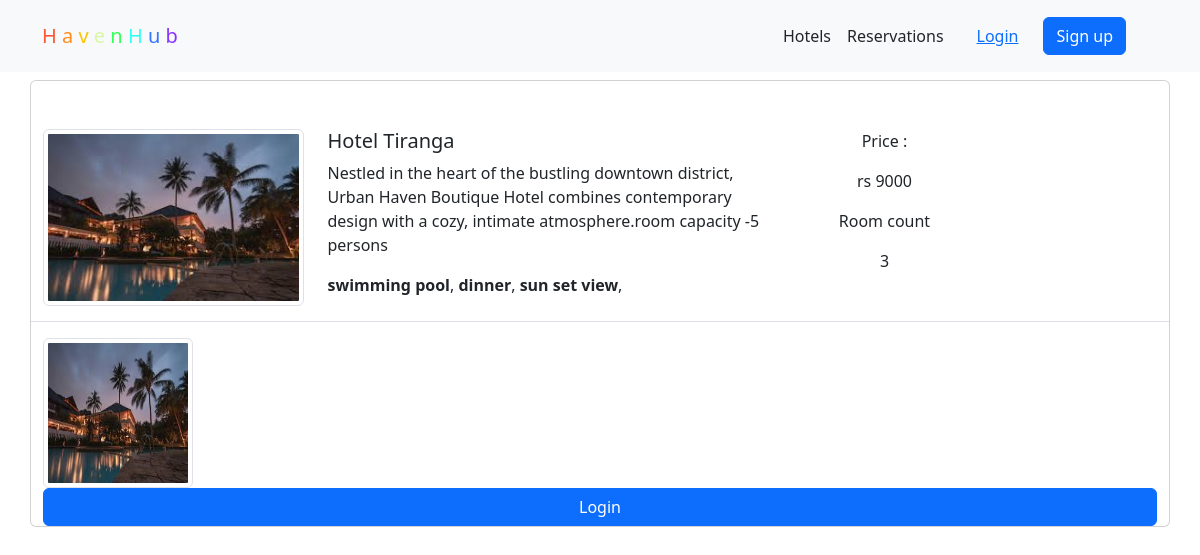
The page /hotel-detail/dac64d73d18343e8bc5a0d36ea6c83e8/ on the database its author committed.
### home/models.py (models this page shows, shortened)
class BaseModel(models.Model):
    uid=models.UUIDField(default=uuid.uuid4,editable=False,primary_key=True)
    created_at=models.DateField(auto_now_add=True)
    updated_at=models.DateField(auto_now_add=True)
    class Meta:
        abstract = True

class Hotel(BaseModel):
    hotel_name=models.CharField(max_length=100)
    hotel_price=models.IntegerField()
    description=models.TextField()
    place=models.TextField()
    amenities=models.ManyToManyField(Amenities)
    room_count=models.IntegerField(default=10)

class hotelimages(BaseModel):
    hotel=models.ForeignKey(Hotel,related_name="hotel_images",on_delete=models.CASCADE)
    images = models.ImageField(upload_to = "hotels")

class Amenities(BaseModel):
    amenity_name=models.CharField(max_length=100)

### home/views.py (the view, shortened to what this page needs)
# urls.py: path('hotel-detail/<uid>/', views.hotel_detail, name='hotel_detail'),
def hotel_detail(request, uid):
    hotel_obj = get_object_or_404(Hotel, uid=uid)
    return render(request, 'hotel_detail.html', {'hotel_obj': hotel_obj})

### templates/hotel_detail.html (shortened to what this page needs)
{% extends "layouts/struct.html" %}
{% block content %}
  <nav class="navbar navbar-expand-lg navbar-light bg-body-tertiary pt-3 pb-3 " >
    <div class="container">
      <a class="navbar-brand me-2" href="{% url 'index' %}">
        <span class="multicolor">
          <span style="color: #FF5733;">H</span>
          <span style="color: #FF8D1A;">a</span>
          <span style="color: #FFC300;">v</span>
          <span style="color: #DAF7A6;">e</span>
          <span style="color: #33FF57;">n</span>
          <span style="color: #33FFF3;">H</span>
          <span style="color: #3375FF;">u</span>
          <span style="color: #8A33FF;">b</span>
        </span>
      </a>
      <div class="d-flex align-items-center px-3">
        <a class="nav-link" href="{% url 'index' %}">Hotels</a>
          <a class="nav-link px-3" href="{% url 'reservation' %}">Reservations</a>
      <div class="d-flex align-items-center">
        {% if request.user.is_authenticated %}
          <span class="me-3 px-3">{{ request.user.username }}</span>
          <a data-mdb-ripple-init class="btn btn-dark px-3" href="{% url 'logout' %}" role="button">
            Logout
          </a>
        {% else %}
            <a href="{% url 'login' %}" class="btn btn-link px-3 me-2">Login</a>
            <a href="{% url 'register' %}" class="btn btn-primary me-3">Sign up</a>
        {% endif %}
      </div>
    </div>
  </div>
  </nav>
<div class="container mt-2 pt-5 card">
    <div class="row search-card-result">
        <div class="col-md-3 ">
            <img class="img-thumbnail" src="/media/{{ hotel_obj.hotel_images.first.images }}" alt="Card image cap">
        </div>
        <div class="col-md-5">
            <h5>{{ hotel_obj.hotel_name }}</h5>
            <p>
                {{ hotel_obj.description|truncatechars:950 }}
            </p>
            <p>
                {% for amenitie in hotel_obj.amenities.all %}
                <b>{{ amenitie.amenity_name }}</b>,
                {% endfor %}
            </p>
        </div>
        <div class="col-md-2 border-left text-center more-offers">
            <p>Price : </p>
            <p>rs {{ hotel_obj.hotel_price }}</p>
            <p>Room count</p>
            <p>{{ hotel_obj.room_count }}</p>
        </div>
        <div class="col-md-2 border-left text-center more-offers">
        </div>
    </div>
    <div class="row border-top mt-2">
        {% for image in hotel_obj.hotel_images.all %}
        <div class="col-md-3 mt-3 ">
            <img class="img-thumbnail" src="/media/{{ image.images }}" style="height: 150px; width:150px;">
        </div>
        {% endfor %}
    </div>
    {% if request.user.is_authenticated %}
    <div class="filter-card card mt-4">
        <h5>Book Hotel</h5>
        <form method="post">
            {% csrf_token %}
            {% include "messages.html" %}
            <div class="row form-group">
                <div class="col-md-6">
                    <label for="room_type">Room Type</label>
                    <select name="room_type" id="room_type" class="form-control" onchange="updateTotalPrice()">
                        <option value="AC">AC (+500)</option>
                        <option value="Non_Ac">Non AC</option>
                    </select>
                </div>
                <div class="col-md-6">
                    <label for="pno">Phone no</label>
                    <input type="text" name="pno" id="pno" class="form-control" required>
                    <small id="pno-error" class="text-danger" style="display:none;">Please enter a valid 10-digit phone number.</small>
                </div>
            </div>
            <div class="row form-group">
                <div class="col-md-4">
                    <label for="adults_count">Adults</label>
                    <input type="number" name="adults_count" id="adults_count" class="form-control" min="1" max="4" value="1">
                </div>
                <div class="col-md-4">
                    <label for="children_count">Children</label>
                    <input type="number" name="children_count" id="children_count" class="form-control" min="0" value="0">
                </div>
                <div class="col-md-4">
                    <label for="babies_count">Babies</label>
                    <input type="number" name="babies_count" id="babies_count" class="form-control" min="0" value="0">
                </div>
            </div>
            <div class="row form-group">
                <div class="col-md-6">
                    <label for="email">Email</label>
                    <input type="email" name="email" id="email" class="form-control" required>
                </div>
                <div class="col-md-6">
                    <label for="city">City</label>
                    <input type="text" name="city" id="city" class="form-control" required>
                </div>
            </div>
            <div class="row form-group">
                <div class="col-md-6">
                    <label for="checkin">Check-in</label>
                    <input type="date" name="checkin" id="checkin" class="form-control" required>
                </div>
                <div class="col-md-6">
                    <label for="checkout">Check-out</label>
                    <input type="date" name="checkout" id="checkout" class="form-control" required>
                </div>
            </div>
            <div class="row form-group">
                <div class="col-md-12">
                    <input type="submit" id="submit-btn" class="btn btn-primary btn-block" value="Book">
                </div>
            </div>
        </form>
    </div>
    <script>
        // Get today's date in YYYY-MM-DD format
        const today = new Date().toISOString().split('T')[0];
        // Set min attribute to disable past dates
        document.getElementById('checkin').setAttribute('min', today);
        document.getElementById('checkout').setAttribute('min', today);
        // Function to update the total price
        function updateTotalPrice() {
            const roomType = document.getElementById('room_type').value;
            let basePrice = {{ hotel_obj.hotel_price }};
            let extraCharge = roomType === "AC" ? 500 : 0;
            const totalPrice = basePrice + extraCharge;
            const submitButton = document.querySelector('input[type="submit"]');
            submitButton.value = `Book for ${totalPrice}`;
        }
        // Initial price update
        updateTotalPrice();
        document.getElementById("submit-btn").addEventListener("click", function(event) {
            // Get the phone number value
            const phoneNumber = document.getElementById("pno").value.trim();
            const errorElement = document.getElementById("pno-error");
            // Validate phone number (must be 10 digits and numeric)
            const phoneRegex = /^\d{10}$/;
            if (!phoneRegex.test(phoneNumber)) {
                // Show error message and prevent form submission
                errorElement.style.display = "block";
                event.preventDefault();
            } else {
                // Hide error message if valid
                errorElement.style.display = "none";
            }
        });
    </script>
    {% else %}
    <a href="{% url 'login' %}" class="btn btn-primary">Login</a>
    {% endif %}
</div>
{% endblock %}

### rows shown on the page
Hotel: hotel_images.first.images (picture), hotel_name "Hotel Tiranga", description "Nestled in the heart of the bustling downtown district, Urban Haven Boutique Hotel combines contemporary design with a cozy, intimate atmosphere.room capacity -5 persons", hotel_price "9000", room_count "3"
Amenities: amenity_name "swimming pool"
Amenities: amenity_name "dinner"
Amenities: amenity_name "sun set view"
hotelimages: images (picture)
